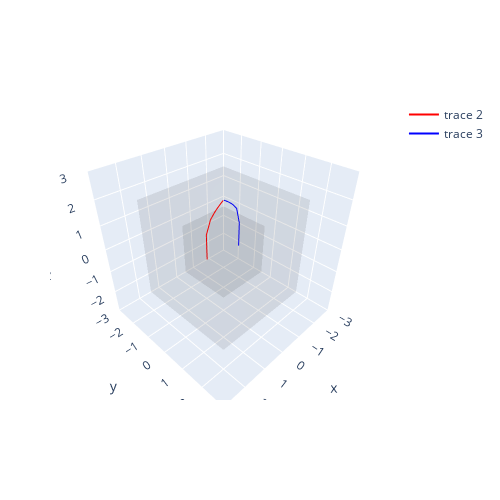

This figure's notebook cell:
### Code cell
# COLLAPSED
from nerfstudio.field_components.spatial_distortions import SceneContraction

data = []

cont_near_positions = SceneContraction(order=float("inf"))(near_positions)
cont_far_positions = SceneContraction(order=float("inf"))(far_positions)

data.append(vis.get_cube(side_length=2.0, color="#111111", opacity=0.05))
data.append(vis.get_cube(side_length=4.0, color="#111111", opacity=0.05))
colors = ['red', 'blue']  # colors for the two rays
# Add the rays to the plot
for i in range(2):
    all_points = torch.cat([cont_near_positions[i], cont_far_positions[i]], dim=0)
    data.append(go.Scatter3d(x=all_points[:, 0], y=all_points[:, 1], z=all_points[:, 2], mode='lines', line=dict(color=colors[i])))

# Set size, aspect ratio, and axis range
fig = go.Figure(data=data, layout=go.Layout(
    autosize=False,
    width=500,
    height=500,
    margin=dict(
        l=50,
        r=50,
        b=100,
        t=100,
        pad=4
    ),
    scene=dict(
        xaxis=dict(range=[-3, 3]),
        yaxis=dict(range=[-3, 3]),
        zaxis=dict(range=[-3, 3]),
        aspectmode='cube'
    )
))

fig.show()
